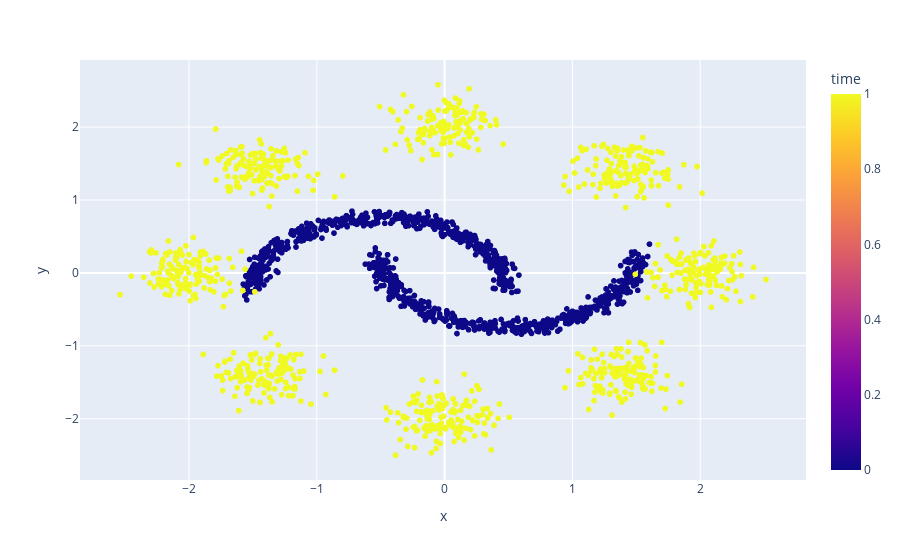

The notebook cell saved with this chart:
### Markdown cell above
## Simple 2d example

### Code cell
n = 1000
x0 = Moons().sample((n,))
x1 = EightGaussians().sample((n,))
df_x0 = pd.DataFrame(
    {
        'x': x0[:, 0], 
        'y': x0[:, 1],
        'time': 0,
    }
)
df_x1 = pd.DataFrame(
    {
        'x': x1[:, 0], 
        'y': x1[:, 1],
        'time': 1,
    }
)
df = pd.concat([df_x0, df_x1])

px.scatter(df, x='x', y='y', color='time')

### Figure 1 — Plotly figure (JSON) as saved in the notebook; plotly's stock layout.template omitted (floating-point values rounded to 4 significant figures; data arrays with more than 128 entries replaced by an {"elided": "..."} marker saying what was removed)
{"data": [{"hovertemplate": "x=%{x}<br>y=%{y}<br>time=%{marker.color}<extra></extra>", "legendgroup": "", "marker": {"color": {"elided": "2000 int values"}, "coloraxis": "coloraxis", "symbol": "circle"}, "mode": "markers", "name": "", "showlegend": false, "type": "scattergl", "x": {"elided": "2000 float values"}, "xaxis": "x", "y": {"elided": "2000 float values"}, "yaxis": "y"}], "layout": {"coloraxis": {"colorbar": {"title": {"text": "time"}}, "colorscale": [[0, "#0d0887"], [0.1111, "#46039f"], [0.2222, "#7201a8"], [0.3333, "#9c179e"], [0.4444, "#bd3786"], [0.5556, "#d8576b"], [0.6667, "#ed7953"], [0.7778, "#fb9f3a"], [0.8889, "#fdca26"], [1, "#f0f921"]]}, "legend": {"tracegroupgap": 0}, "margin": {"t": 60}, "xaxis": {"anchor": "y", "domain": [0, 1], "title": {"text": "x"}}, "yaxis": {"anchor": "x", "domain": [0, 1], "title": {"text": "y"}}}}
